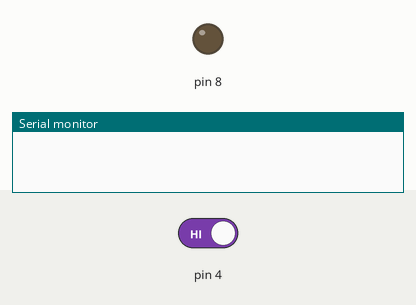
Recording of a sketch running on a simulated Arduino Uno, built with avr-gcc and run on an emulated ATmega328P. Parts: output pins drawn as LEDs (lit = HIGH), the last lines printed to the serial monitor. The inputs (shaded band) are chosen by the test bench; at power-on: pin 4 HIGH.

Above: at 1.2 s.
1.3 s: pin 4 driven LOW
At 2.3 s:
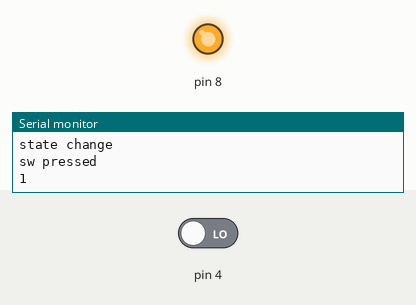
Timing chart, 0 to 4.3 s (numbered marks = the images above; inputs shaded):
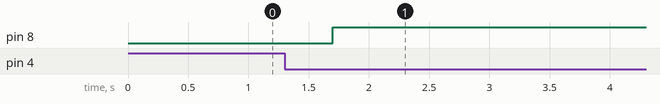

The sketch:

pull_Up_Condition.ino
```cpp
//Pull up condition, so in case of input 0, the led glows

int c=0;
int last_state=1;
void setup() {
  // put your setup code here, to run once:
  pinMode(4,INPUT);
  pinMode(8,OUTPUT);
  Serial.begin(9600);
}

void loop() {
  // put your main code here, to run repeatedly:
  int switchData1 = digitalRead(4);
  if(switchData1 != last_state){    //state change detection
    delay(100);
    Serial.println("state change");
    if(switchData1 == 0){
      Serial.println("sw pressed");
      delay(300);
    c++;
    Serial.println(c);
    if(c%2!=0){
      digitalWrite(8,HIGH);
    }
    else{
      digitalWrite(8,LOW);
    }
   }
  }
  last_state = switchData1;
}
```

Measured:
- after the input at 1.3 s, pin 8: LOW → HIGH after 0.40 s
